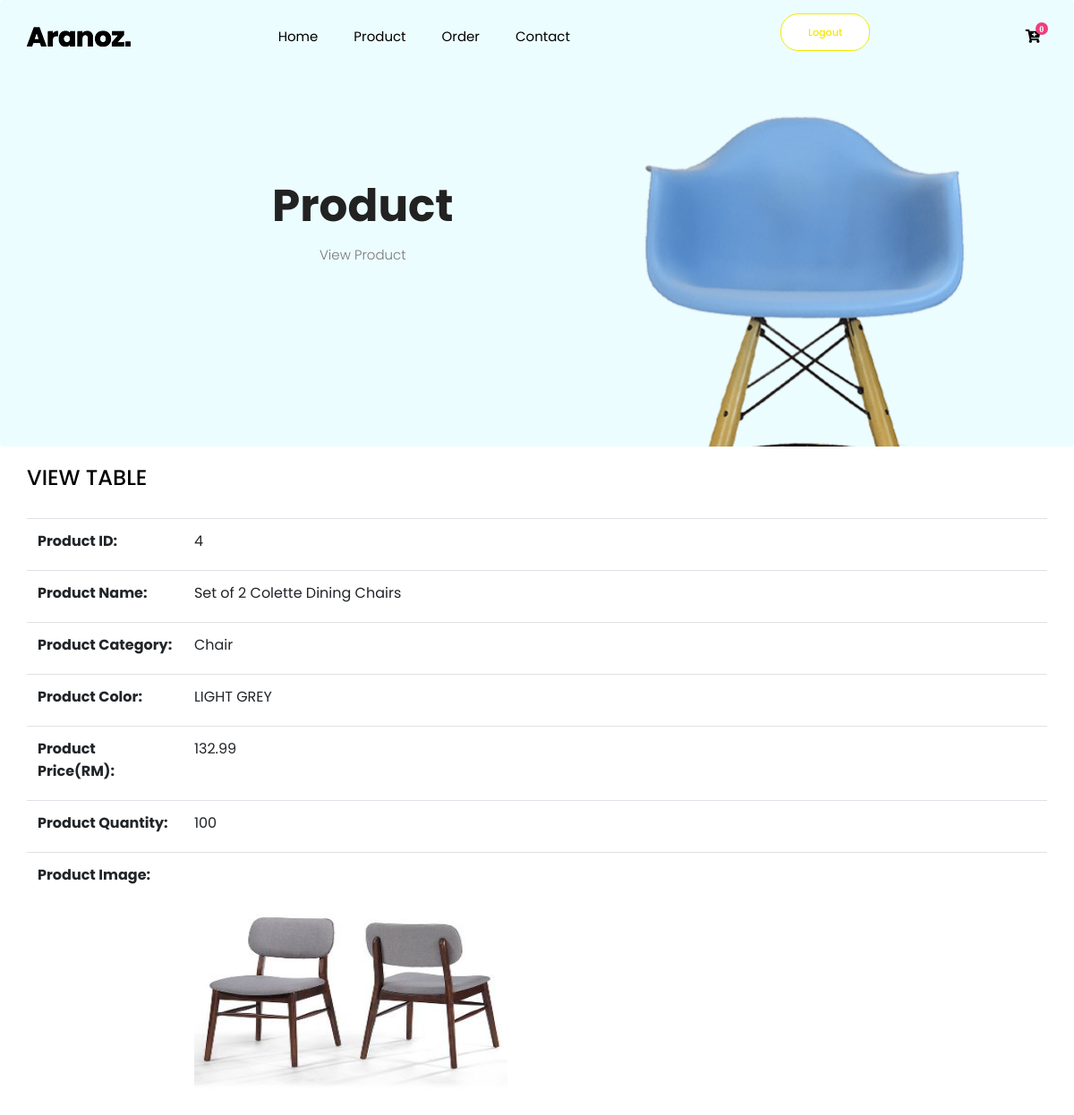
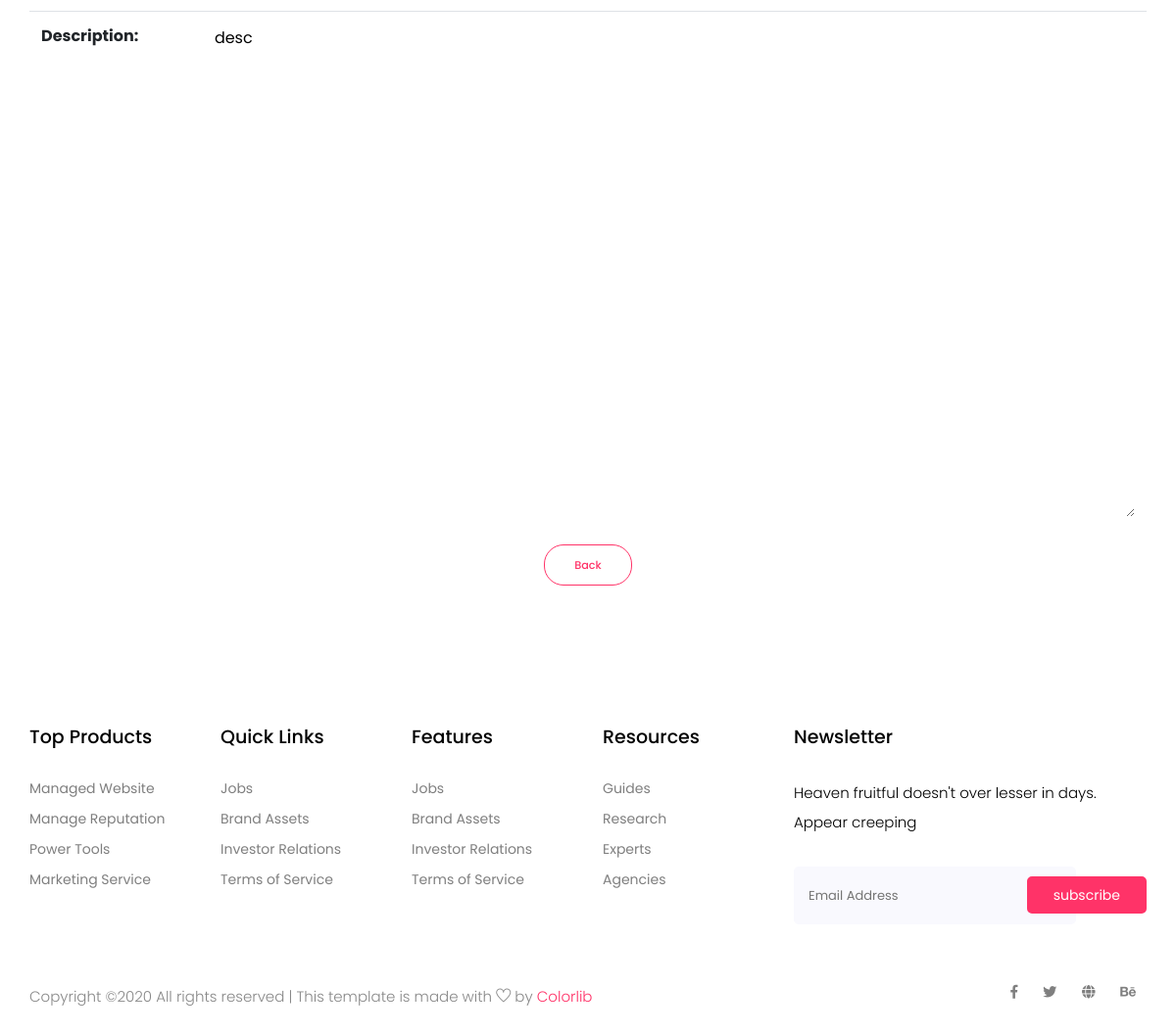
Screenshot of /viewproduct.php?productid=4 (signed in) with the database file from the repository (2 pictures, top to bottom).
### tables this page shows
CREATE TABLE `product` (
  `ProductID` int(10) NOT NULL AUTO_INCREMENT,
  `ProductName` varchar(100) NOT NULL,
  `ProductCategory` varchar(50) NOT NULL,
  `ProductColor` varchar(50) NOT NULL,
  `ProductQuantity` int(10) NOT NULL DEFAULT '0',
  `ProductImg` longtext NOT NULL,
  `ProductImgType` varchar(25) NOT NULL DEFAULT '',
  `ProductPrice` float NOT NULL,
  `ProductDescription` varchar(5000) NOT NULL DEFAULT '',
  PRIMARY KEY (`ProductID`)
);

### function/retrievedata.php (called while the page is built, shortened)
<?php
require_once("all.php");
if(isset($_GET['productid'])){
  $sqlview = "SELECT * FROM `product` WHERE (`ProductID` = '".$_GET['productid']."')";
  $result = mysqli_query($con,$sqlview);
  $row = mysqli_fetch_assoc($result);
}
 ?>

### viewproduct.php (the view, shortened to what this page needs)
<?php
include 'includes/header.php';
require_once("all.php");
include("function/retrievedata.php");
 ?>
 <head>
 </head>
 <body>
    <section class="breadcrumb breadcrumb_bg">
      <div class="container">
        <div class="row">
          <div class="col-lg-8">
            <div class="breadcrumb_iner text-center">
              <div class="breadcrumb_iner_item">
                <h2>Product </h2>
                <p>View Product</p>
              </div>
            </div>
          </div>
        </div>
      </div>
    </section>
    <div class="whole-wrap">
  		<div class="container box_1170"></br>
        <form name="viewproduct" action="viewproduct.php" method="post" enctype="multipart/form-data">
          <h3 class="mb-30">VIEW TABLE</h3>
          <table class="table table-hower">
            <tr>
              <th><label for="productid"> Product ID: </label></th>
              <td> <?php echo $row['ProductID'] ;?></td>
            </tr>
            <tr>
              <th><label for="productname"> Product Name: </label></th>
              <td> <?php echo $row['ProductName'] ;?></td>
            </tr>
            <tr>
              <th><label for="productcategory"> Product Category: </label></th>
              <td><?php echo $row['ProductCategory']; ?></td>
            </tr>
            <tr>
              <th><label for="productcolor"> Product Color: </label></th>
              <td><?php echo $row['ProductColor']; ?></td>
            </tr>
            <tr>
              <th><label for="productprice"> Product Price(RM): </label></th>
              <td><?php echo $row['ProductPrice']; ?></td>
            </tr>
            <tr>
              <th><label for="productquantity"> Product Quantity: </label></th>
              <td><?php echo $row['ProductQuantity']; ?></td>
            </tr>
            <tr>
              <th><label for="productimg"> Product Image: </label></th>
              <td><img src="<?php echo "uploads/".$row['ProductImg'] ; ?>" width="350" height="280"></td>
            </tr>
            <tr>
              <th><label for="productdescription"> Description: </label></th>
              <td><textarea rows="20" cols="70" name="productdescription" class="input-group" readonly style="border:transparent;"><?php echo $row['ProductDescription'];?></textarea></td>
            </tr>
            </table>
            <div align="center">
                <button type="submit" class="genric-btn primary-border circle" name="back">Back</button>
            </div>
        </form>
      </div>
    </div>
<?php
  include 'includes/footer.php';
   ?>
 </body>

### rows the page displays
product: ProductID "4", ProductName "Set of 2 Colette Dining Chairs", ProductCategory "Chair", ProductColor "LIGHT GREY", ProductPrice "132.99", ProductQuantity "100", ProductImg (picture), productdescription "desc"
